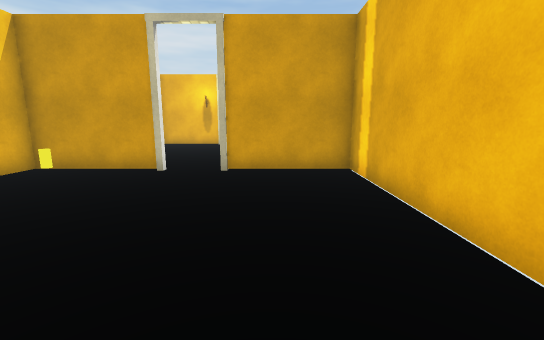
[1] (above)

24 first-person views from a walk through a 3-D level made in the Unity game engine. The camera is 1.5 m above the floor, tilts 10° down and sees 90° across. The floor is counted in squares, 1 m on a side. Each view is taken from the middle of a square. On the plan, view 1 faces up. The plan holds only what a view shows up to about 14 squares ahead; the rest is blank. The place goes on beyond the plan. The player is left out. Door leaves are left out, so doorways stand open. Surface patterns are stand-ins for the level's own textures.

[2]
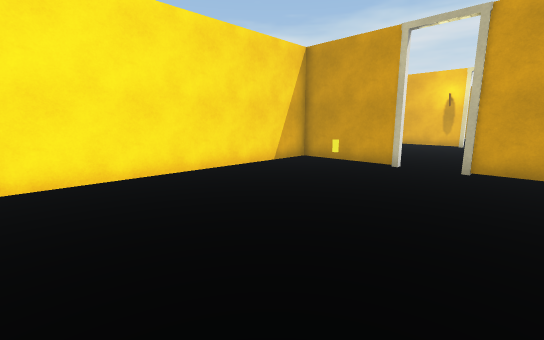

[3]
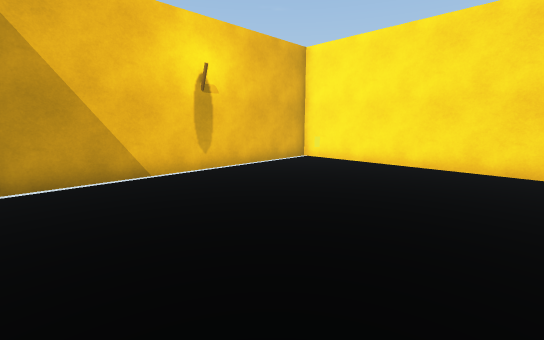

[4]
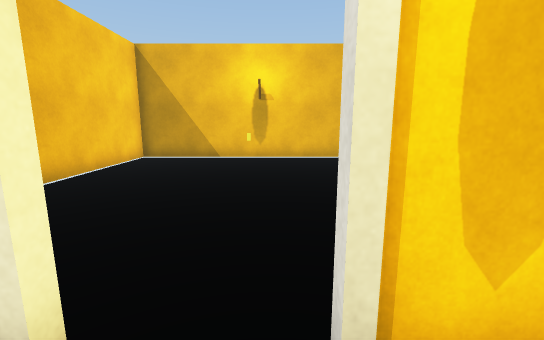

[5]
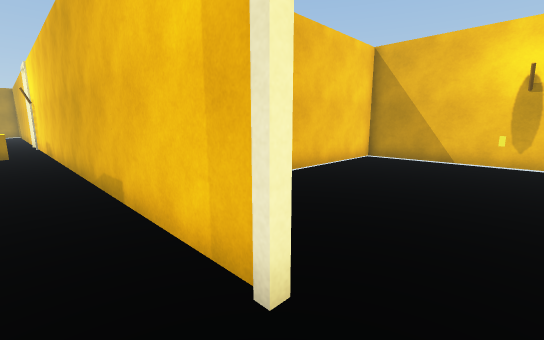

[6]
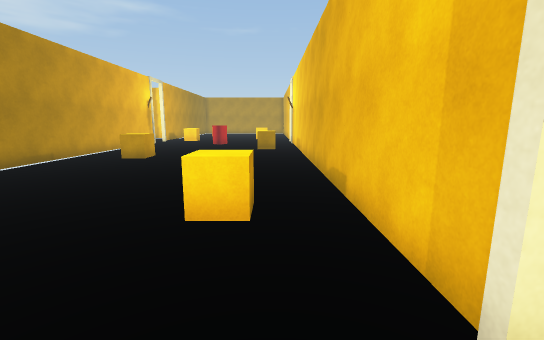

[7]
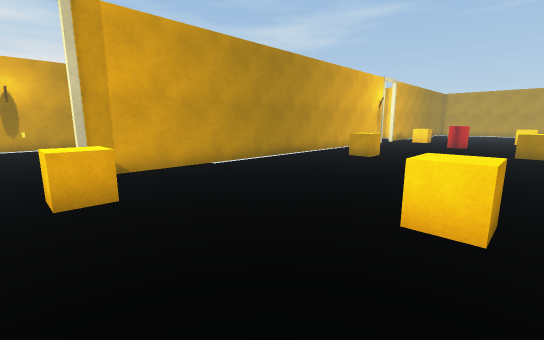

[8]
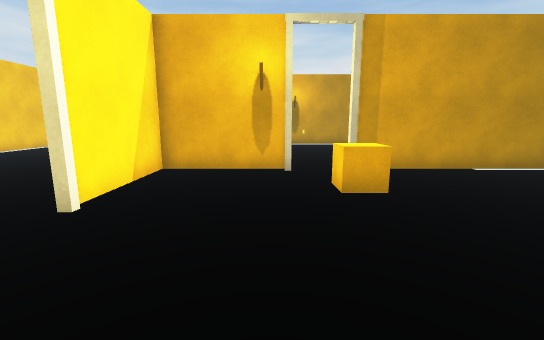

[9]
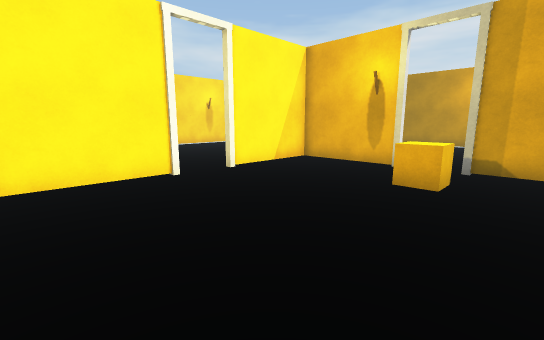

[10]
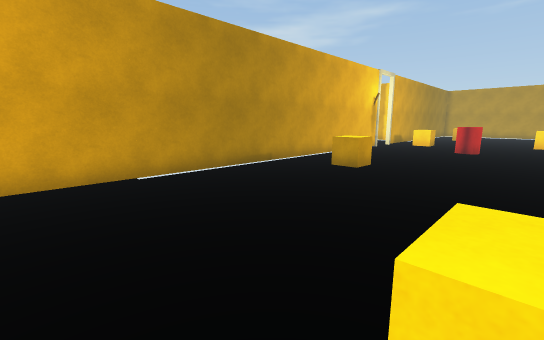

[11]
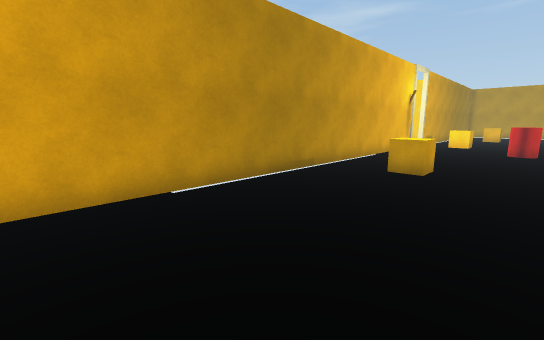

[12]
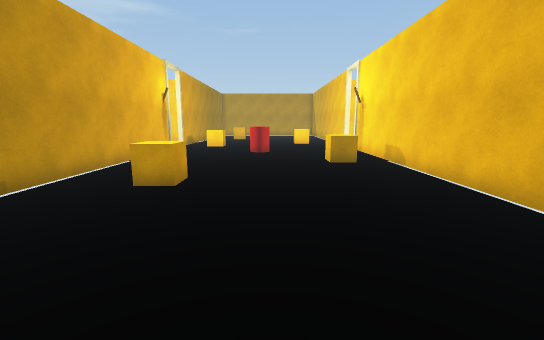

[13]
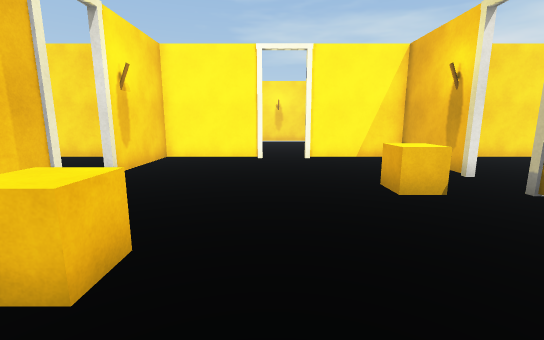

[14]
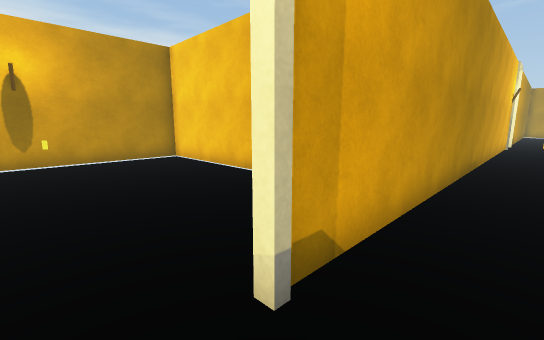

[15]
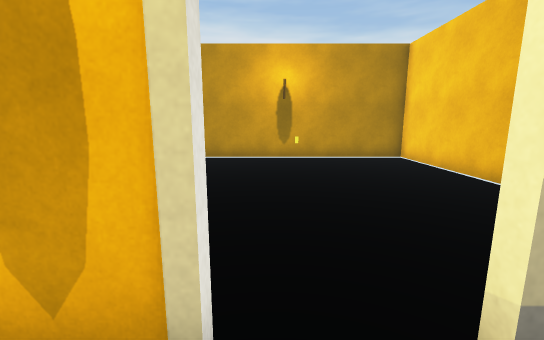

[16]
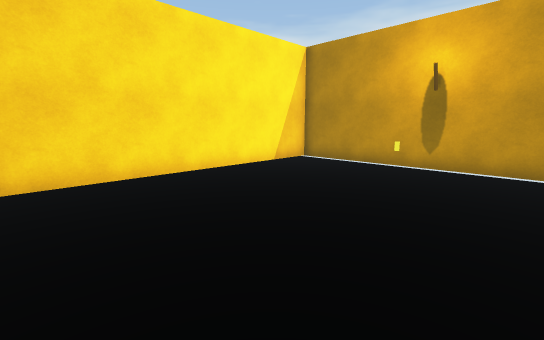

[17]
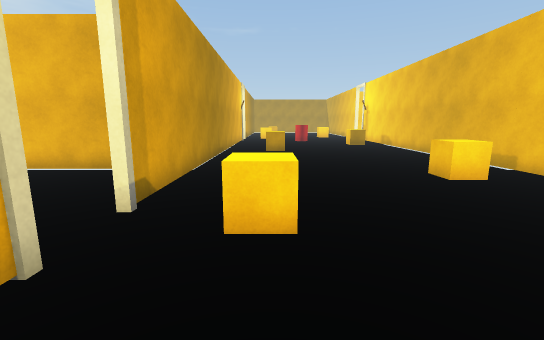

[18]
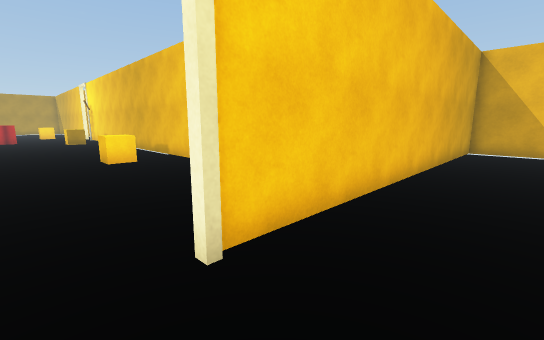

[19]
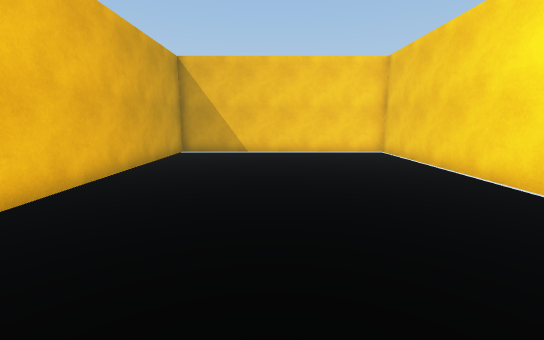

[20]
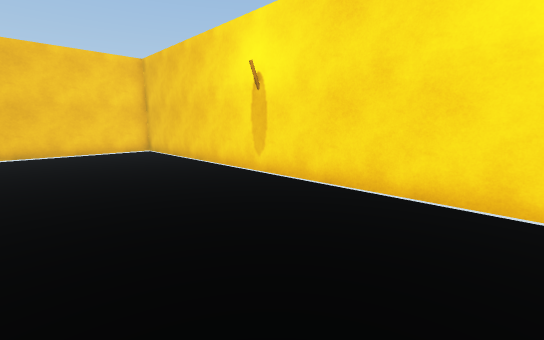

[21]
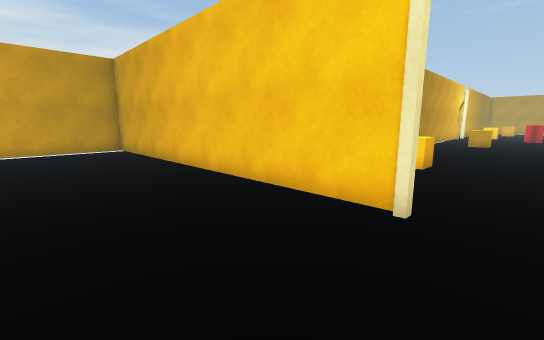

[22]
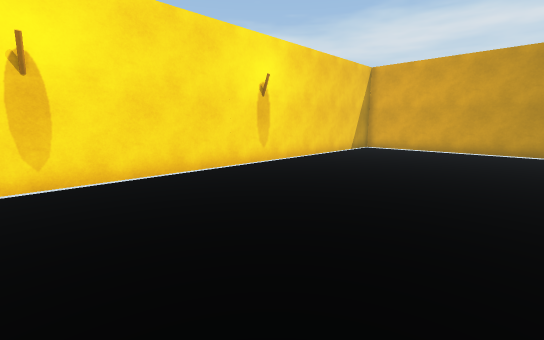

[23]
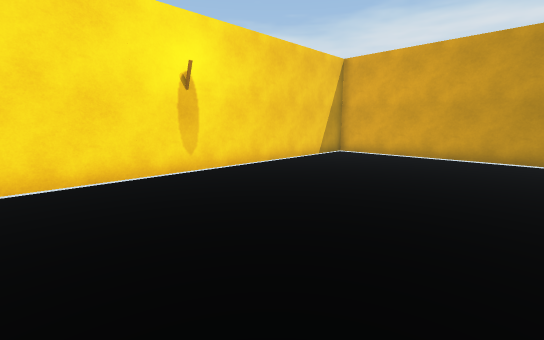

[24]
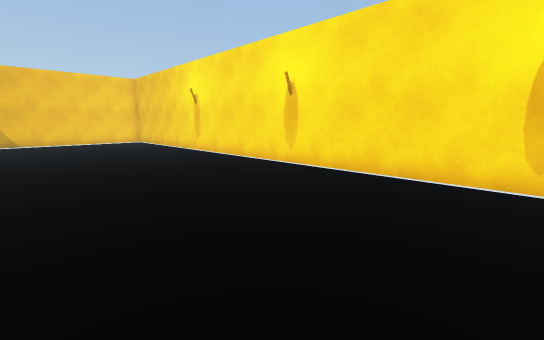

### Floor plan
Ten units are one square. View 1 is at (0, 0); x grows to the right and y downward. Boxes are objects, and circles mark ways between rooms. Rooms are numbered by the first view taken in them; rooms with no view inside come last. Other rooms are left out.
<svg viewBox="-180 -290 350 310">
<path fill="none" stroke="#000" d="M-34 -85 -75 -85M-74 -79 -74 15M-80 14 25 14 25 -85 -16 -85M-16 -85 161 -85M-34 -184 -75 -184M161 -184 -16 -184M-74 -126 -74 -79M-75 -85 -34 -85M-74 -181 -74 -144M25 -210 25 -285 -80 -285M-74 -285 -74 -181M-76 -144 -76 -285M-80 -285 -175 -285 -175 14 -80 14M-76 15 -76 -126"/>
<rect x="-25" y="-35" width="10" height="10" fill="#bbb"><title>yellow cylinder</title></rect>
<rect x="-25" y="-175" width="10" height="20" fill="#bbb"><title>box</title></rect>
<rect x="5" y="-115" width="20" height="20" fill="#bbb"><title>box</title></rect>
<rect x="75" y="-165" width="20" height="20" fill="#bbb"><title>box</title></rect>
<rect x="115" y="-115" width="20" height="20" fill="#bbb"><title>box</title></rect>
<rect x="155" y="-145" width="10" height="20" fill="#bbb"><title>other object</title></rect>
<rect x="-25" y="-255" width="10" height="10" fill="#bbb"><title>other object</title></rect>
<circle cx="-25" cy="-85" r="3" fill="#2a7"/>
<circle cx="-25" cy="-185" r="3" fill="#2a7"/>
<circle cx="-75" cy="-135" r="3" fill="#2a7"/>
<text x="-30" y="-30">1</text>
<text x="50" y="-130">2</text>
<text x="-30" y="-240">3</text>
<text x="-130" y="-140">4</text>
</svg>
Room 1 opens to room 2. Room 2 opens to room 3. Room 2 opens to room 4.

Where each view was taken, in squares from view 1:
view 1: 0 up, 0 right, facing up
view 2: 1 down, 0 right, facing up-left
view 3: 6 up, 2 right, facing down-left
view 4: 10 up, 3 left, facing down
view 5: 10 up, 3 left, facing down-right
view 6: 10 up, 3 left, facing right
view 7: 10 up, 3 left, facing up-right
view 8: 10 up, 4 left, facing up
view 9: 9 up, 0 right, facing up-left
view 10: 11 up, 0 right, facing up-right
view 11: 13 up, 0 right, facing up-right
view 12: 13 up, 2 right, facing right
view 13: 13 up, 4 right, facing left
view 14: 17 up, 3 left, facing up-right
view 15: 17 up, 3 left, facing up
view 16: 19 up, 0 right, facing up-left
view 17: 16 up, 6 left, facing right
view 18: 14 up, 10 left, facing down-right
view 19: 12 up, 12 left, facing down
view 20: 13 up, 12 left, facing down-left
view 21: 13 up, 12 left, facing up-right
view 22: 13 up, 10 left, facing up-left
view 23: 16 up, 10 left, facing up-left
view 24: 20 up, 10 left, facing down-left
